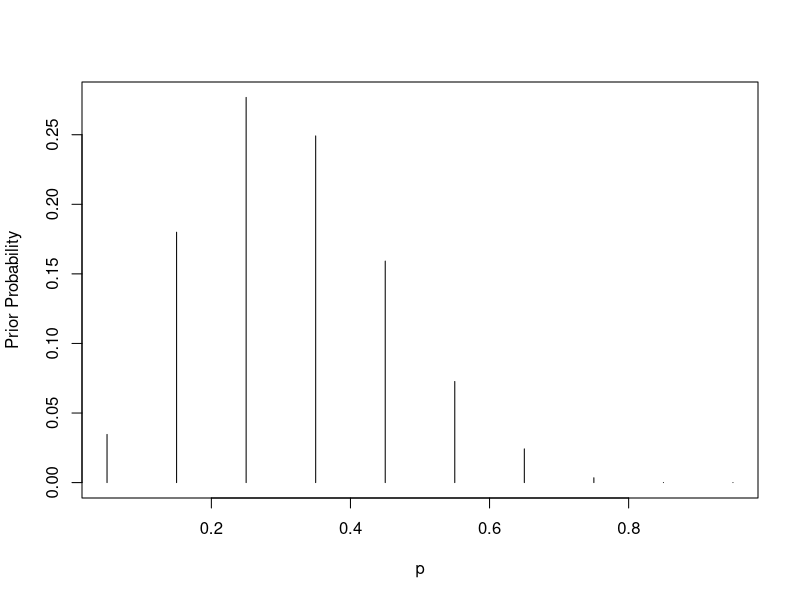
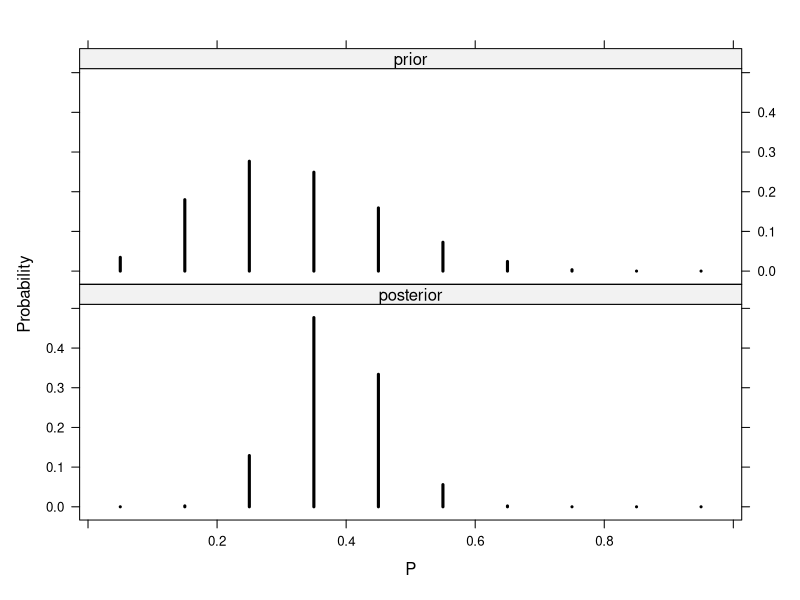

Recreate these plots in R, in order.
# This program was coded by  Nam Lethanh (lethanh@ibi.baug.ethz.ch)
#Bayesian statistic example - Accident risk analysis
library(LearnBayes) #this is dependency package
p = seq(0.05, 0.95, by = 0.1)
prior = c(1, 5.2, 8, 7.2, 4.6, 2.1, 0.7, 0.1, 0, 0)
prior = prior/sum(prior)
plot(p, prior, type = "h", ylab="Prior Probability")
data = c(11, 16)
post = pdisc(p, prior, data)
#post=round(cbind(p, prior, post),2)
print(post)
library(lattice)
PRIOR=data.frame("prior",p,prior)
POST=data.frame("posterior",p,post)
names(PRIOR)=c("Type","P","Probability")
names(POST)=c("Type","P","Probability")
data=rbind(PRIOR,POST)
print(xyplot(Probability~P|Type,data=data,layout=c(1,2), type="h",lwd=3,col="black"))
#THE END
cat("THE END")
